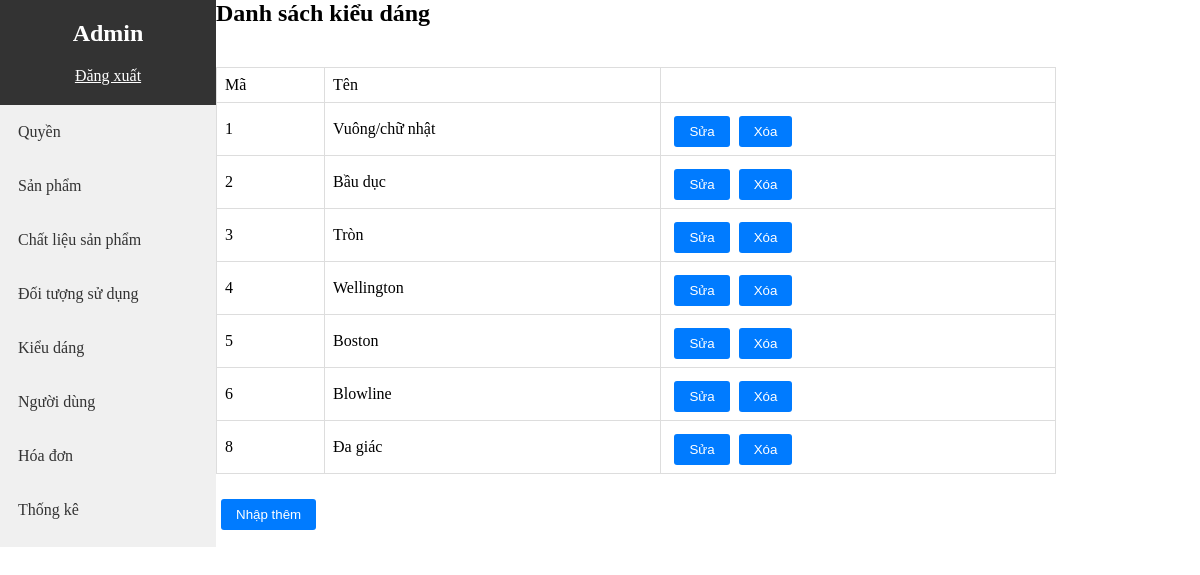
Page /admin/index.php?act=kieudang (signed in) on the committed database.
### tables this page shows
CREATE TABLE `permissions` (
  `id` int(11) NOT NULL,
  `role_id` int(11) DEFAULT NULL,
  `action` varchar(50) NOT NULL,
  `can_access` tinyint(1) DEFAULT NULL,
  `action_trim` varchar(50) NOT NULL
);

CREATE TABLE `kieudang` (
  `ma` int(11) NOT NULL,
  `ten` varchar(100) NOT NULL
);

### admin/model/pdo.php (called while the page is built, shortened)
<?php
function pdo_get_connection()
{
    $dburl = "mysql:host=localhost;dbname=shopmatkinh_db;charset=utf8";
    $username = 'root';
    $password = '';
    $conn = new PDO($dburl, $username, $password);
    $conn->setAttribute(PDO::ATTR_ERRMODE, PDO::ERRMODE_EXCEPTION);
    return $conn;
}
function pdo_query($sql)
{
    $sql_args = array_slice(func_get_args(), 1);
    try {
        $conn = pdo_get_connection();
        $stmt = $conn->prepare($sql);
        $stmt->execute($sql_args);
        $rows = $stmt->fetchAll();
        return $rows;
    } catch (PDOException $e) {
        throw $e;
    } finally {
        unset($conn);
    }
}

### admin/KieuDang/danhSachKieuDang.php (the view)
<div class="danhsach-container">
    <div class="title">
        <H1>Danh sách kiểu dáng</H1>
    </div>
    <div class="table-container">
        <table class="data-table">
            <tr>
                <td>Mã</td>
                <td>Tên</td>
                <td></td>
            </tr>
            <?php
            foreach ($danhsach as $item) {
                extract($item);
                $sua = "index.php?act=loadUpdateKieuDang&id=" . $ma;
                $xoa = "index.php?act=xoaKieuDang&id=" . $ma;
                echo '<tr>
                <td>' . $ma . '</td>
                <td>' . $ten . '</td>
                <td><a href="' . $sua . '"><input type="button" value="Sửa"></a>
                     <a href="' . $xoa . '" onclick="return confirm(\'Bạn có chắc chắn muốn xóa kiểu dáng này?\')">
                     <input type="button" value="Xóa"></a></td>
            </tr>';
            }
            ?>
        </table>
        <div class="table-footer">
            <a href="index.php?act=addKieuDang"><input type="button" value="Nhập thêm"></a>
        </div>
    </div>
</div>

### admin/index.php (shortened to what this page needs)
<?php
if (isset($_SESSION['username'])) {
    $user_role = $_SESSION['user_role'];
} else {
    header('Location: login.php');
    exit;
}
include "./model/pdo.php";
include "header.php";
$requested_action = $_GET['act'];
$db = new PDO('mysql:host=localhost;dbname=shopmatkinh_db', 'root', '');
$stmt = $db->prepare('SELECT action_trim FROM permissions WHERE role_id = :role_id AND can_access = 1');
$stmt->bindParam(':role_id', $user_role);
$stmt->execute();
$allowed_actions = $stmt->fetchAll(PDO::FETCH_ASSOC);
foreach ($allowed_actions as $action) {
    if (strpos(strtolower($requested_action), $action['action_trim']) !== false) {
        switch ($requested_action) {
            case 'kieudang':
                $sql = "select * from kieudang";
                $danhsach = pdo_query($sql);
                include 'KieuDang/danhSachKieuDang.php';
                break;
        }
    }
}
include "footer.php";
?>

### admin/css/style.css (style rules this page uses)
* { box-sizing: 0; margin: 0; }
h1 { font-size: 24px; margin-bottom: 20px; }
input[type="submit"], input[type="button"] { padding: 8px 15px; background-color: #007bff; color: #fff; border: none; border-radius: 3px; cursor: pointer; margin-top: 5px; margin-left: 5px; }
.danhsach-container { width: 70%; }
.title { padding-bottom: 20px; }
.data-table { width: 100%; border-collapse: collapse; }
.data-table, .data-table th, .data-table td { border: 1px solid #ddd; }
.data-table th, .data-table td { padding: 8px; text-align: left; }
.table-footer { margin-top: 20px; }

### rows in the picture
kieudang: ma "1", ten "Vuông/chữ nhật"
kieudang: ma "2", ten "Bầu dục"
kieudang: ma "3", ten "Tròn"
kieudang: ma "4", ten "Wellington"
kieudang: ma "5", ten "Boston"
kieudang: ma "6", ten "Blowline"
kieudang: ma "8", ten "Đa giác"
